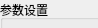
     <widget class="QWidget" name="page_9">
      <property name="geometry">
       <rect>
        <x>0</x>
        <y>0</y>
        <width>98</width>
        <height>28</height>
       </rect>
      </property>
      <attribute name="label">
       <string>高度检测</string>
      </attribute>
      <widget class="QGroupBox" name="groupBox">
       <property name="geometry">
        <rect>
         <x>0</x>
         <y>0</y>
         <width>400</width>
         <height>251</height>
        </rect>
       </property>
       <property name="title">
        <string>参数设置</string>
       </property>
       <widget class="QPushButton" name="pushButton_3DHeightDetect">
        <property name="geometry">
         <rect>
          <x>20</x>
          <y>160</y>
          <width>361</width>
          <height>34</height>
         </rect>
        </property>
        <property name="text">
         <string>高度测量</string>
        </property>
       </widget>
       <widget class="QLineEdit" name="lineEdit_DataDetectMin">
        <property name="geometry">
         <rect>
          <x>130</x>
          <y>110</y>
          <width>65</width>
          <height>25</height>
         </rect>
        </property>
       </widget>
       <widget class="QLabel" name="label_57">
        <property name="geometry">
         <rect>
          <x>20</x>
          <y>80</y>
          <width>111</width>
          <height>20</height>
         </rect>
        </property>
        <property name="text">
         <string>Base取值范围：</string>
        </property>
       </widget>
       <widget class="QLineEdit" name="lineEdit_DataBaseMin">
        <property name="geometry">
         <rect>
          <x>130</x>
          <y>80</y>
          <width>65</width>
          <height>25</height>
         </rect>
        </property>
       </widget>
       <widget class="QLabel" name="label_58">
        <property name="geometry">
         <rect>
          <x>22</x>
          <y>110</y>
          <width>101</width>
          <height>18</height>
         </rect>
        </property>
        <property name="text">
         <string>测量取值范围:</string>
        </property>
       </widget>
       <widget class="QLabel" name="label_59">
        <property name="geometry">
         <rect>
          <x>200</x>
          <y>80</y>
          <width>21</width>
          <height>20</height>
         </rect>
        </property>
        <property name="text">
         <string>%</string>
        </property>
       </widget>
       <widget class="QLabel" name="label_60">
        <property name="geometry">
         <rect>
          <x>200</x>
          <y>110</y>
          <width>21</width>
          <height>20</height>
         </rect>
        </property>
        <property name="text">
         <string>%</string>
        </property>
       </widget>
       <widget class="QLabel" name="label_61">
        <property name="geometry">
         <rect>
          <x>230</x>
          <y>112</y>
          <width>21</width>
          <height>20</height>
         </rect>
        </property>
        <property name="text">
         <string>～</string>
        </property>
       </widget>
       <widget class="QLabel" name="label_62">
        <property name="geometry">
         <rect>
          <x>230</x>
          <y>80</y>
          <width>21</width>
          <height>20</height>
         </rect>
        </property>
        <property name="text">
         <string>～</string>
        </property>
       </widget>
       <widget class="QLabel" name="label_63">
        <property name="geometry">
         <rect>
          <x>340</x>
          <y>81</y>
          <width>21</width>
          <height>20</height>
         </rect>
        </property>
        <property name="text">
         <string>%</string>
        </property>
       </widget>
       <widget class="QLineEdit" name="lineEdit_DataDetectMax">
        <property name="geometry">
         <rect>
          <x>265</x>
          <y>110</y>
          <width>65</width>
          <height>25</height>
         </rect>
        </property>
       </widget>
       <widget class="QLineEdit" name="lineEdit_DataBaseMax">
        <property name="geometry">
         <rect>
          <x>265</x>
          <y>80</y>
          <width>65</width>
          <height>25</height>
         </rect>
        </property>
       </widget>
       <widget class="QLabel" name="label_64">
        <property name="geometry">
         <rect>
          <x>340</x>
          <y>112</y>
          <width>21</width>
          <height>20</height>
         </rect>
        </property>
        <property name="text">
         <string>%</string>
        </property>
       </widget>
       <widget class="QPushButton" name="pushButton_SaveDataParams">
        <property name="geometry">
         <rect>
          <x>280</x>
          <y>20</y>
          <width>100</width>
          <height>25</height>
         </rect>
        </property>
        <property name="text">
         <string>保存参数</string>
        </property>
       </widget>
       <widget class="Line" name="line_19">
        <property name="geometry">
         <rect>
          <x>10</x>
          <y>142</y>
          <width>371</width>
          <height>20</height>
         </rect>
        </property>
        <property name="orientation">
         <enum>Qt::Horizontal</enum>
        </property>
       </widget>
       <widget class="Line" name="line_21">
        <property name="geometry">
         <rect>
          <x>10</x>
          <y>45</y>
          <width>371</width>
          <height>20</height>
         </rect>
        </property>
        <property name="orientation">
         <enum>Qt::Horizontal</enum>
        </property>
       </widget>
      </widget>
     </widget>
